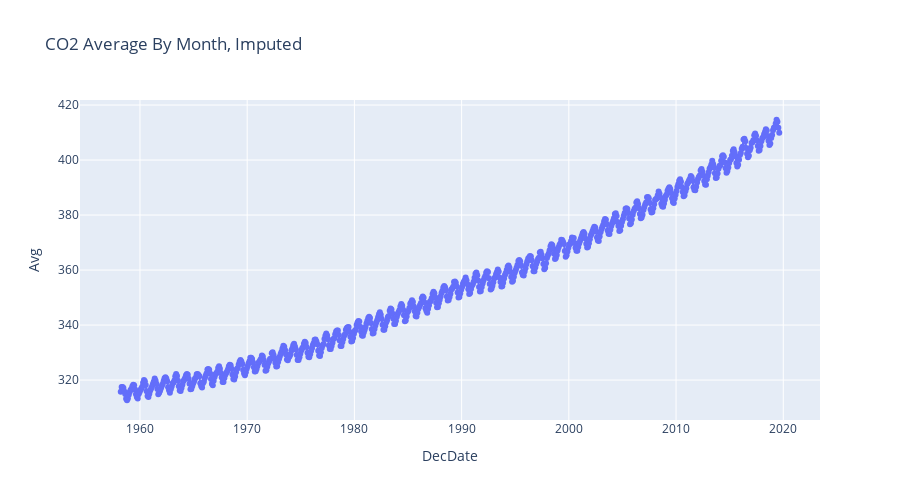

Source (notebook cell):
### Markdown cell above
In the big picture since there are only 7 `Avg` values missing (**<1%** of 738 months), any of these approaches would work.

However there is some appeal to **option C: Imputing**:
* Shows seasonal trends for CO2
* We are plotting all months in our data as a line plot

<br/>

---
Let's replot our original figure with option 3:

### Code cell
# sns.lineplot(x='DecDate', y='Avg', data=co2_impute)
# plt.title("CO2 Average By Month, Imputed");
px.line(co2_impute, x='DecDate', y='Avg', title="CO2 Average By Month, Imputed", 
        markers=True,
        height=500)

### Figure 1 — Plotly figure (JSON) as saved in the notebook; plotly's stock layout.template omitted (floating-point values rounded to 4 significant figures; data arrays with more than 128 entries replaced by an {"elided": "..."} marker saying what was removed)
{"data": [{"hovertemplate": "DecDate=%{x}<br>Avg=%{y}<extra></extra>", "legendgroup": "", "line": {"color": "#636efa", "dash": "solid"}, "marker": {"symbol": "circle"}, "mode": "markers+lines", "name": "", "orientation": "v", "showlegend": false, "type": "scatter", "x": {"elided": "738 float values"}, "xaxis": "x", "y": {"elided": "738 float values"}, "yaxis": "y"}], "layout": {"height": 500, "legend": {"tracegroupgap": 0}, "title": {"text": "CO2 Average By Month, Imputed"}, "xaxis": {"anchor": "y", "domain": [0, 1], "title": {"text": "DecDate"}}, "yaxis": {"anchor": "x", "domain": [0, 1], "title": {"text": "Avg"}}}}
